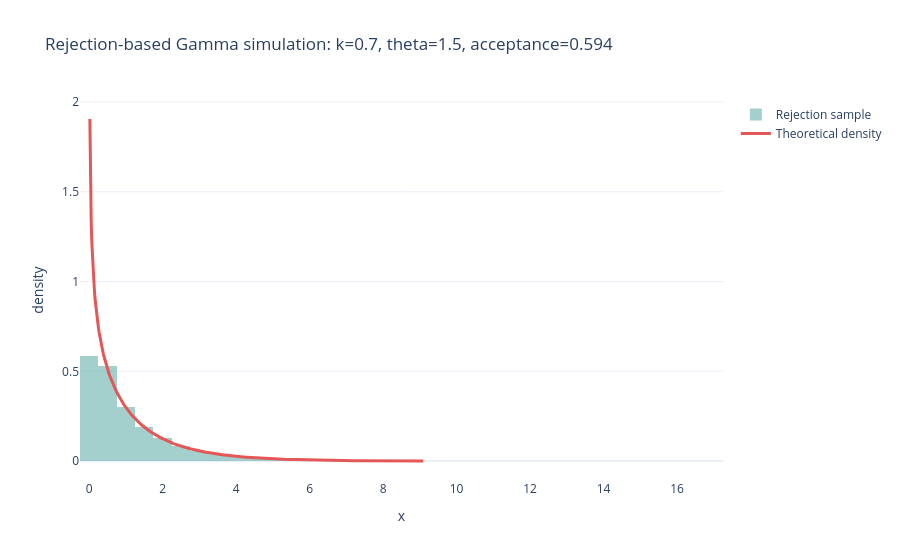

Source (notebook cell):
### Code cell
x = np.linspace(0.0, stats.gamma.ppf(0.999, a=shape_reject, scale=scale_reject), 500)

fig = go.Figure()
fig.add_histogram(
    x=gamma_reject_sample,
    histnorm="probability density",
    nbinsx=70,
    name="Rejection sample",
    opacity=0.65,
    marker_color="#72B7B2",
)
fig.add_scatter(
    x=x,
    y=stats.gamma.pdf(x, a=shape_reject, scale=scale_reject),
    mode="lines",
    name="Theoretical density",
    line=dict(color="#E45756", width=3),
)
fig.update_layout(
    title=(
        f"Rejection-based Gamma simulation: k={shape_reject}, "
        f"theta={scale_reject}, acceptance={reject_info['acceptance_rate']:.3f}"
    ),
    xaxis_title="x",
    yaxis_title="density",
    barmode="overlay",
    template="plotly_white",
)
fig.show()

### Figure 1 — Plotly figure (JSON) as saved in the notebook; plotly's stock layout.template omitted (floating-point values rounded to 4 significant figures; data arrays with more than 128 entries replaced by an {"elided": "..."} marker saying what was removed)
{"data": [{"histnorm": "probability density", "marker": {"color": "#72B7B2"}, "name": "Rejection sample", "nbinsx": 70, "opacity": 0.65, "type": "histogram", "x": {"elided": "20000 float values"}}, {"line": {"color": "#E45756", "width": 3}, "mode": "lines", "name": "Theoretical density", "type": "scatter", "x": {"elided": "500 float values"}, "y": {"elided": "500 float values"}}], "layout": {"barmode": "overlay", "title": {"text": "Rejection-based Gamma simulation: k=0.7, theta=1.5, acceptance=0.594"}, "xaxis": {"title": {"text": "x"}}, "yaxis": {"title": {"text": "density"}}}}
